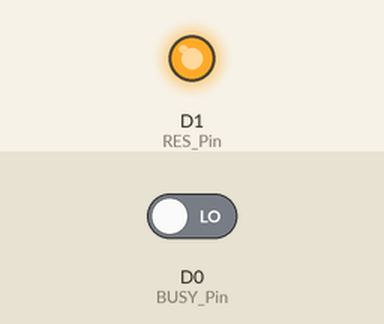
Bench run of a sketch on a simulated ESP8266 (NodeMCU). Shown: output pins drawn as LEDs (lit = HIGH). The test bench sets the inputs (shaded band); at power-on: D0 (BUSY_Pin) LOW. Pins used as bus, display or sensor lines are not drawn.

Above: at 0.1 s.
Timing chart, 0 to 3.8 s (numbered marks = the images above):
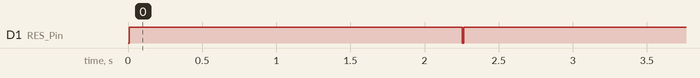

Measured:
- by itself, D1 (RES_Pin): LOW → HIGH at 0.01 s, → LOW 2.2 s later, → HIGH 0.01 s later

The sketch:

GDEY029Z94-Arduino.ino
```cpp
#include <SPI.h>
#include"Ap_29demo.h"
//IO settings
int BUSY_Pin = D0;
int RES_Pin = D1;
int DC_Pin = D2;
int CS_Pin = D4;
//HSCLK---D5
//HMOSI--D7
#define EPD_W21_CS_0 digitalWrite(CS_Pin,LOW)
#define EPD_W21_CS_1 digitalWrite(CS_Pin,HIGH)
#define EPD_W21_DC_0  digitalWrite(DC_Pin,LOW)
#define EPD_W21_DC_1  digitalWrite(DC_Pin,HIGH)
#define EPD_W21_RST_0 digitalWrite(RES_Pin,LOW)
#define EPD_W21_RST_1 digitalWrite(RES_Pin,HIGH)
#define isEPD_W21_BUSY digitalRead(BUSY_Pin)
//296*128///////////////////////////////////////

#define MONOMSB_MODE 1
#define MONOLSB_MODE 2
#define RED_MODE     3

#define MAX_LINE_BYTES 16// =128/8
#define MAX_COLUMN_BYTES 296

#define ALLSCREEN_GRAGHBYTES 4736

////////FUNCTION//////
void driver_delay_us(unsigned int xus);
void driver_delay_xms(unsigned long xms);
void DELAY_S(unsigned int delaytime);
void SPI_Delay(unsigned char xrate);


//EPD
void Epaper_READBUSY(void);
void SPI_Write(unsigned char value);
void Epaper_Write_Command(unsigned char cmd);
void Epaper_Write_Data(unsigned char datas);

void EPD_HW_Init(void); //Electronic paper initialization

void EPD_Update(void);

void EPD_WhiteScreen_ALL_Clean(void);
void EPD_DeepSleep(void);
//Display
void EPD_WhiteScreen_ALL(const unsigned char *BW_datas,const unsigned char *R_datas);

void Sys_run(void)
{
   ESP.wdtFeed(); //Feed dog to prevent system reset
  }
void LED_run(void)
{
  digitalWrite(LED_BUILTIN, LOW);   // Turn the LED on (Note that LOW is the voltage level
  delay(500);
  digitalWrite(LED_BUILTIN, HIGH);   // Turn the LED on (Note that LOW is the voltage level
  delay(500);
  }
void setup() {
   pinMode(BUSY_Pin, INPUT);
   pinMode(RES_Pin, OUTPUT);
   pinMode(DC_Pin, OUTPUT);
   pinMode(CS_Pin, OUTPUT);
   //SPI
   SPI.beginTransaction(SPISettings(10000000, MSBFIRST, SPI_MODE0));
   SPI.begin ();
}
////////Partial refresh schematic////////////////

/////Y/// (0,0)        /---/(x,y)
          //                 /---/
          //                /---/
          //x
          //
          //
//Tips//
/*
1. When refreshing the electronic paper in full screen, the picture flickers is a normal phenomenon, the main function is to clear the residual image displayed in the previous picture.
2. When performing partial refresh, the screen will not flicker. It is recommended to use full-screen refresh to clear the screen after 5 partial refreshes to reduce screen image retention.
3. After the e-paper is refreshed, it needs to enter the sleep mode, please do not delete the sleep command.
4. Do not remove the e-paper when turning on.
5. Wake up from sleep, need to re-initialize the electronic paper.
6. When you need to transplant the driver, you only need to change the corresponding IO. The BUSY pin is in input mode, and the other pins are in output mode.
*/
void loop() {
  ///////////////////////////Normal picture display/////////////////////////////////////////////////////////////////
    /************Normal picture display*******************/
    EPD_HW_Init(); //EPD init
    EPD_WhiteScreen_ALL(gImage_BW,gImage_R); //Refresh the picture in full screen
    EPD_DeepSleep();//EPD_DeepSleep,Sleep instruction is necessary, please do not delete!!!
    delay(2000); //2s

    //Clear
    EPD_HW_Init(); //EPD init
    EPD_WhiteScreen_ALL_Clean();
    EPD_DeepSleep();//EPD_DeepSleep,Sleep instruction is necessary, please do not delete!!!
    delay(2000); //2s

  while(1)
    {
     Sys_run();//System run
     LED_run();//Breathing lamp
    }

}


///////////////////EXTERNAL FUNCTION////////////////////////////////////////////////////////////////////////
void SPI_Write(unsigned char value)
{
    SPI.transfer(value);

}
void Epaper_Write_Command(unsigned char cmd)
{
  EPD_W21_CS_0;
  EPD_W21_DC_0;   // command write
  SPI_Write(cmd);
  EPD_W21_CS_1;
}
void Epaper_Write_Data(unsigned char datas)
{
  EPD_W21_CS_0;
  EPD_W21_DC_1;   //data write
  SPI_Write(datas);
  EPD_W21_CS_1;
}

/////////////////EPD settings Functions/////////////////////
//////////////////////////////////////////////////////////////////////////////////////////////////
void EPD_HW_Init(void)
{
  EPD_W21_RST_0;  // Module reset
  delay(10); //At least 10ms delay
  EPD_W21_RST_1;
  delay(10); //At least 10ms delay

  Epaper_READBUSY();
  Epaper_Write_Command(0x12);  //SWRESET
  Epaper_READBUSY();

  Epaper_Write_Command(0x01); //Driver output control
  Epaper_Write_Data(0x27);
  Epaper_Write_Data(0x01);
  Epaper_Write_Data(0x00);

  Epaper_Write_Command(0x11); //data entry mode
  Epaper_Write_Data(0x01);

  Epaper_Write_Command(0x44); //set Ram-X address start/end position
  Epaper_Write_Data(0x00);
  Epaper_Write_Data(0x0F);    //0x0F-->(15+1)*8=128

  Epaper_Write_Command(0x45); //set Ram-Y address start/end position
  Epaper_Write_Data(0x27);   //0x0127-->(295+1)=296
  Epaper_Write_Data(0x01);
  Epaper_Write_Data(0x00);
  Epaper_Write_Data(0x00);

  Epaper_Write_Command(0x3C); //BorderWavefrom
  Epaper_Write_Data(0x05);

  Epaper_Write_Command(0x18); //Read built-in temperature sensor
  Epaper_Write_Data(0x80);

  Epaper_Write_Command(0x21); //  Display update control
  Epaper_Write_Data(0x00);
  Epaper_Write_Data(0x80);

  Epaper_Write_Command(0x4E);   // set RAM x address count to 0;
  Epaper_Write_Data(0x00);
  Epaper_Write_Command(0x4F);   // set RAM y address count to 0X199;
  Epaper_Write_Data(0x27);
  Epaper_Write_Data(0x01);
  Epaper_READBUSY();

}
//////////////////////////////All screen update////////////////////////////////////////////
void EPD_WhiteScreen_ALL(const unsigned char *BW_datas,const unsigned char *R_datas)
{
   unsigned int i;
    Epaper_Write_Command(0x24);   //write RAM for black(0)/white (1)
   for(i=0;i<ALLSCREEN_GRAGHBYTES;i++)
   {
     Epaper_Write_Data(pgm_read_byte(&BW_datas[i]));
   }
   Epaper_Write_Command(0x26);   //write RAM for black(0)/white (1)
   for(i=0;i<ALLSCREEN_GRAGHBYTES;i++)
   {
     Epaper_Write_Data(~pgm_read_byte(&R_datas[i]));
   }
   EPD_Update();
}

/////////////////////////////////////////////////////////////////////////////////////////
void EPD_Update(void)
{
  Epaper_Write_Command(0x22); //Display Update Control
  Epaper_Write_Data(0xF7);
  Epaper_Write_Command(0x20); //Activate Display Update Sequence
  Epaper_READBUSY();

}
void EPD_Part_Update(void)
{
  Epaper_Write_Command(0x22);//Display Update Control
  Epaper_Write_Data(0xFF);
  Epaper_Write_Command(0x20); //Activate Display Update Sequence
  Epaper_READBUSY();
}
void EPD_DeepSleep(void)
{
  Epaper_Write_Command(0x10); //enter deep sleep
  Epaper_Write_Data(0x01);
  delay(100);
}
void Epaper_READBUSY(void)
{
  while(1)
  {   //=1 BUSY
     if(isEPD_W21_BUSY==0) break;
     ESP.wdtFeed(); //Feed dog to prevent system reset
  }
}


/////////////////////////////////Single display////////////////////////////////////////////////


void EPD_WhiteScreen_ALL_Clean(void)

{
   unsigned int i;
      Epaper_Write_Command(0x24);   //write RAM for black(0)/white (1)
   for(i=0;i<ALLSCREEN_GRAGHBYTES;i++)
   {
     Epaper_Write_Data(0xff);
   }

   Epaper_Write_Command(0x26);   //write RAM for black(0)/white (1)
   for(i=0;i<ALLSCREEN_GRAGHBYTES;i++)
   {
     Epaper_Write_Data(0x00);
   }

   EPD_Update();
}


//////////////////////////////////END//////////////////////////////////////////////////
```

Source omitted: Ap_29demo.h (data table, 48154 bytes)
